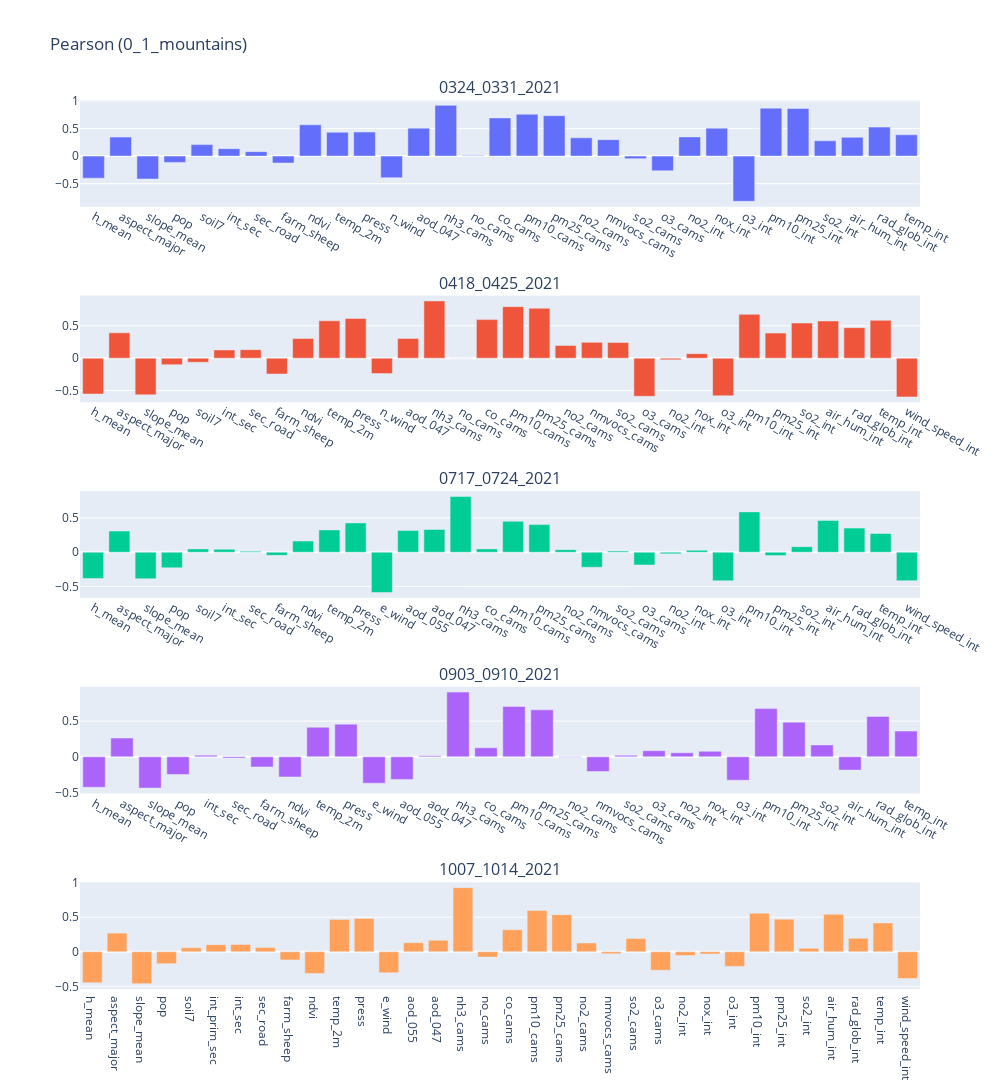
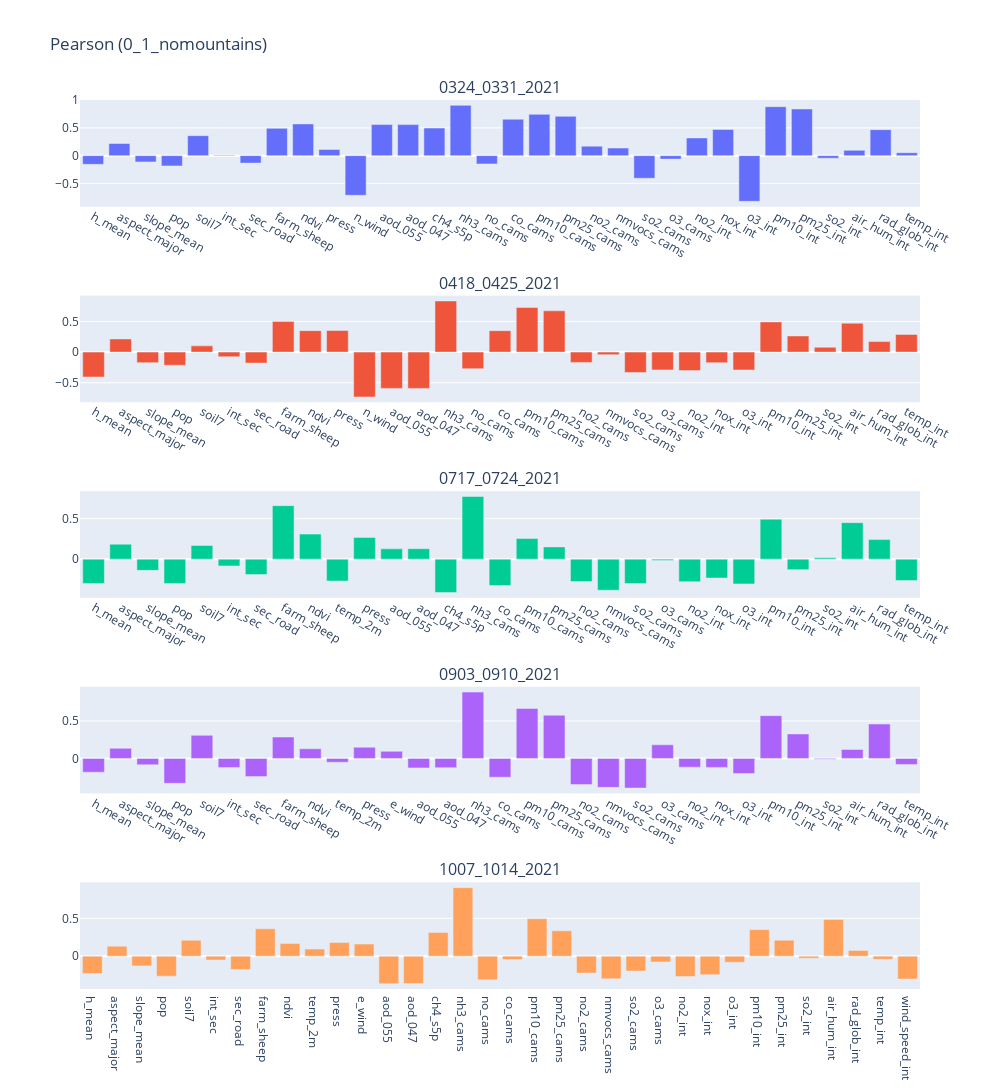
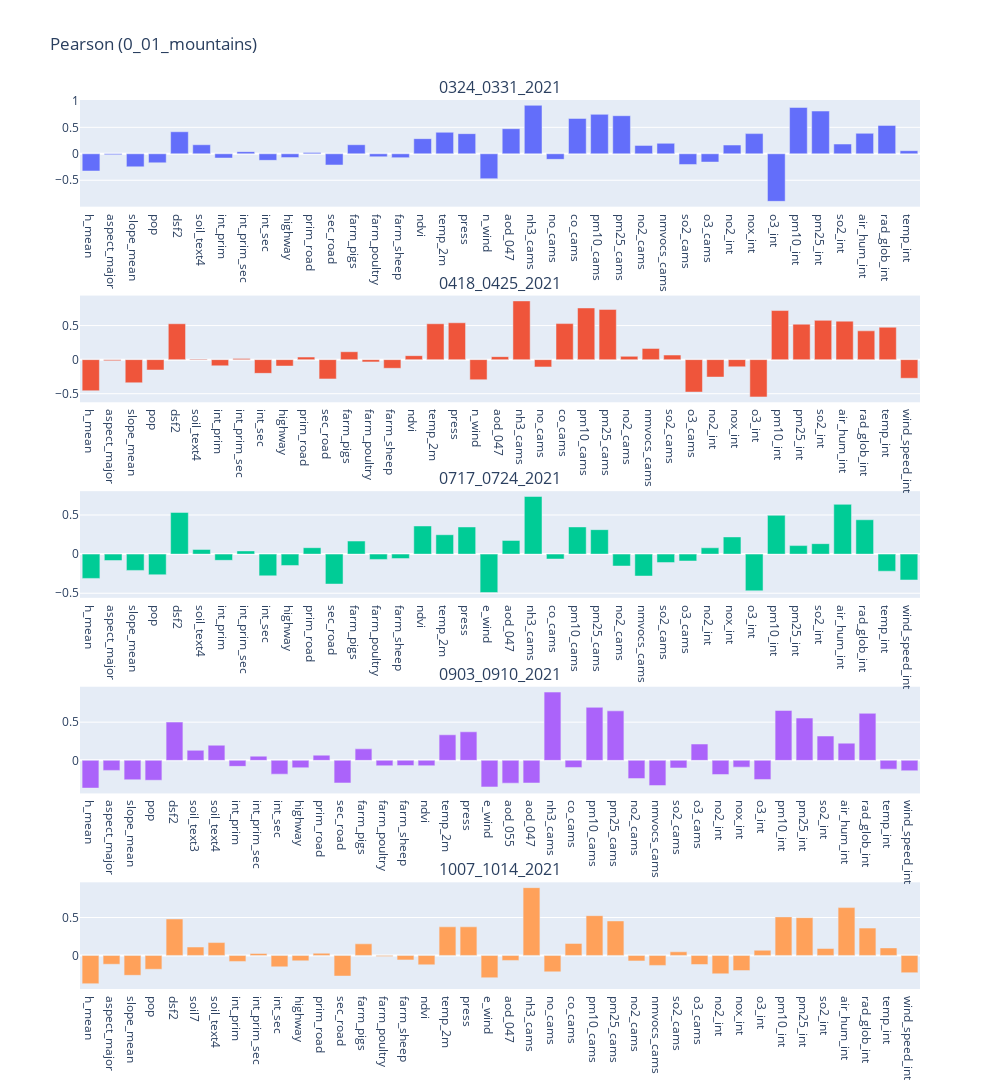
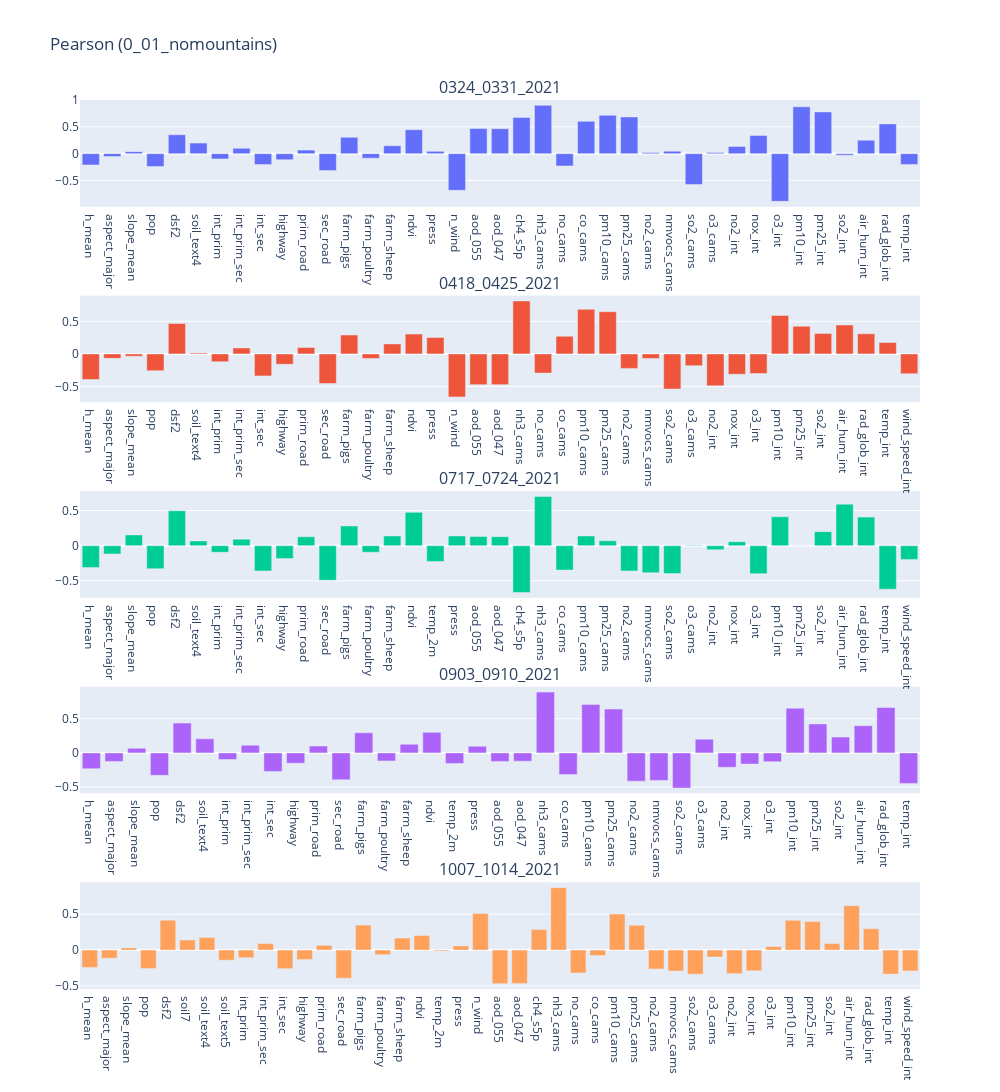

Source (notebook cell) for these figures, in order:
### Markdown cell above
### Pearson results
In this section each barplot of pearson index is shown to better visualize the positive/negative correlation of each variable with respect to the target variable selected.

### Code cell
for par in params:
    dataframes_results = dictionary_results[par]
    fig = make_subplots(rows=5, cols=1, subplot_titles=geopackages)
    for index, grid in enumerate(geopackages):
        labels = dataframes_results[grid]['Features'].tolist()
        values = dataframes_results[grid]['Pearson'].tolist()
        fig.add_trace(go.Bar(x=labels, y=values), row=index+1, col=1)
        fig.update_yaxes(row=index+1, col=1)
        fig.update_xaxes(type="category", row=index+1, col=1)

    fig.update_layout(height=1500, width=1000 , title_text='Pearson (' +par+ ')')
    fig.update_layout(showlegend=False, autosize=True)
    fig.show()
    fig.write_image('assets/fs_results/'+par+target_var+'_pearson.png')

### Figure 1 — Plotly figure (JSON) as saved in the notebook; plotly's stock layout.template omitted (floating-point values rounded to 4 significant figures)
{"data": [{"type": "bar", "x": ["h_mean", "aspect_major", "slope_mean", "pop", "soil7", "int_sec", "sec_road", "farm_sheep", "ndvi", "temp_2m", "press", "n_wind", "aod_047", "nh3_cams", "no_cams", "co_cams", "pm10_cams", "pm25_cams", "no2_cams", "nmvocs_cams", "so2_cams", "o3_cams", "no2_int", "nox_int", "o3_int", "pm10_int", "pm25_int", "so2_int", "air_hum_int", "rad_glob_int", "temp_int"], "xaxis": "x", "y": [-0.4006, 0.3462, -0.4165, -0.1141, 0.2093, 0.1359, 0.08163, -0.1258, 0.5691, 0.4335, 0.4377, -0.3927, 0.5083, 0.9227, 0.01125, 0.6944, 0.7604, 0.7346, 0.3324, 0.2992, -0.046, -0.2667, 0.3495, 0.5073, -0.8217, 0.8719, 0.8647, 0.2789, 0.3425, 0.527, 0.3877], "yaxis": "y"}, {"type": "bar", "x": ["h_mean", "aspect_major", "slope_mean", "pop", "soil7", "int_sec", "sec_road", "farm_sheep", "ndvi", "temp_2m", "press", "n_wind", "aod_047", "nh3_cams", "no_cams", "co_cams", "pm10_cams", "pm25_cams", "no2_cams", "nmvocs_cams", "so2_cams", "o3_cams", "no2_int", "nox_int", "o3_int", "pm10_int", "pm25_int", "so2_int", "air_hum_int", "rad_glob_int", "temp_int", "wind_speed_int"], "xaxis": "x2", "y": [-0.5536, 0.3919, -0.5653, -0.1009, -0.06188, 0.1276, 0.1313, -0.2448, 0.3036, 0.5777, 0.6137, -0.2381, 0.3054, 0.884, -0.0008072, 0.5955, 0.7958, 0.7702, 0.1964, 0.2444, 0.2415, -0.5883, -0.02523, 0.07008, -0.5803, 0.6763, 0.3872, 0.5428, 0.5747, 0.471, 0.5841, -0.5982], "yaxis": "y2"}, {"type": "bar", "x": ["h_mean", "aspect_major", "slope_mean", "pop", "soil7", "int_sec", "sec_road", "farm_sheep", "ndvi", "temp_2m", "press", "e_wind", "aod_055", "aod_047", "nh3_cams", "co_cams", "pm10_cams", "pm25_cams", "no2_cams", "nmvocs_cams", "so2_cams", "o3_cams", "no2_int", "nox_int", "o3_int", "pm10_int", "pm25_int", "so2_int", "air_hum_int", "rad_glob_int", "temp_int", "wind_speed_int"], "xaxis": "x3", "y": [-0.3821, 0.3084, -0.3866, -0.2274, 0.04843, 0.04212, 0.01351, -0.04538, 0.1627, 0.3255, 0.4268, -0.5872, 0.3166, 0.3328, 0.8122, 0.04874, 0.451, 0.4024, 0.03718, -0.2203, 0.01645, -0.1852, -0.02389, 0.02889, -0.4158, 0.5876, -0.04789, 0.08127, 0.4633, 0.3518, 0.2724, -0.4149], "yaxis": "y3"}, {"type": "bar", "x": ["h_mean", "aspect_major", "slope_mean", "pop", "int_sec", "sec_road", "farm_sheep", "ndvi", "temp_2m", "press", "e_wind", "aod_055", "aod_047", "nh3_cams", "co_cams", "pm10_cams", "pm25_cams", "no2_cams", "nmvocs_cams", "so2_cams", "o3_cams", "no2_int", "nox_int", "o3_int", "pm10_int", "pm25_int", "so2_int", "air_hum_int", "rad_glob_int", "temp_int"], "xaxis": "x4", "y": [-0.4261, 0.2623, -0.4376, -0.247, 0.02307, -0.01834, -0.142, -0.2826, 0.414, 0.4573, -0.3689, -0.3162, 0.01634, 0.9058, 0.1261, 0.7057, 0.6576, -0.004751, -0.2056, 0.02118, 0.08576, 0.0574, 0.07718, -0.3275, 0.6748, 0.485, 0.1662, -0.186, 0.5643, 0.3595], "yaxis": "y4"}, {"type": "bar", "x": ["h_mean", "aspect_major", "slope_mean", "pop", "soil7", "int_prim_sec", "int_sec", "sec_road", "farm_sheep", "ndvi", "temp_2m", "press", "e_wind", "aod_055", "aod_047", "nh3_cams", "no_cams", "co_cams", "pm10_cams", "pm25_cams", "no2_cams", "nmvocs_cams", "so2_cams", "o3_cams", "no2_int", "nox_int", "o3_int", "pm10_int", "pm25_int", "so2_int", "air_hum_int", "rad_glob_int", "temp_int", "wind_speed_int"], "xaxis": "x5", "y": [-0.4474, 0.2695, -0.4608, -0.1727, 0.05779, 0.1032, 0.1066, 0.06068, -0.1171, -0.3133, 0.4649, 0.4822, -0.3034, 0.1305, 0.1663, 0.9265, -0.07723, 0.3179, 0.5966, 0.5367, 0.1272, -0.02762, 0.192, -0.2665, -0.05502, -0.03193, -0.2112, 0.5561, 0.4716, 0.04943, 0.5418, 0.1949, 0.4174, -0.3856], "yaxis": "y5"}], "layout": {"annotations": [{"font": {"size": 16}, "showarrow": false, "text": "0324_0331_2021", "x": 0.5, "xanchor": "center", "xref": "paper", "y": 1, "yanchor": "bottom", "yref": "paper"}, {"font": {"size": 16}, "showarrow": false, "text": "0418_0425_2021", "x": 0.5, "xanchor": "center", "xref": "paper", "y": 0.78, "yanchor": "bottom", "yref": "paper"}, {"font": {"size": 16}, "showarrow": false, "text": "0717_0724_2021", "x": 0.5, "xanchor": "center", "xref": "paper", "y": 0.56, "yanchor": "bottom", "yref": "paper"}, {"font": {"size": 16}, "showarrow": false, "text": "0903_0910_2021", "x": 0.5, "xanchor": "center", "xref": "paper", "y": 0.34, "yanchor": "bottom", "yref": "paper"}, {"font": {"size": 16}, "showarrow": false, "text": "1007_1014_2021", "x": 0.5, "xanchor": "center", "xref": "paper", "y": 0.12, "yanchor": "bottom", "yref": "paper"}], "autosize": true, "height": 1500, "showlegend": false, "title": {"text": "Pearson (0_1_mountains)"}, "width": 1000, "xaxis": {"anchor": "y", "autorange": true, "domain": [0, 1], "range": [-0.5, 30.5], "type": "category"}, "xaxis2": {"anchor": "y2", "autorange": true, "domain": [0, 1], "range": [-0.5, 31.5], "type": "category"}, "xaxis3": {"anchor": "y3", "autorange": true, "domain": [0, 1], "range": [-0.5, 31.5], "type": "category"}, "xaxis4": {"anchor": "y4", "autorange": true, "domain": [0, 1], "range": [-0.5, 29.5], "type": "category"}, "xaxis5": {"anchor": "y5", "autorange": true, "domain": [0, 1], "range": [-0.5, 33.5], "type": "category"}, "yaxis": {"anchor": "x", "autorange": true, "domain": [0.88, 1], "range": [-0.9186, 1.02], "type": "linear"}, "yaxis2": {"anchor": "x2", "autorange": true, "domain": [0.66, 0.78], "range": [-0.6805, 0.9664], "type": "linear"}, "yaxis3": {"anchor": "x3", "autorange": true, "domain": [0.44, 0.56], "range": [-0.6649, 0.8899], "type": "linear"}, "yaxis4": {"anchor": "x4", "autorange": true, "domain": [0.22, 0.34], "range": [-0.5123, 0.9805], "type": "linear"}, "yaxis5": {"anchor": "x5", "autorange": true, "domain": [0, 0.12], "range": [-0.5379, 1.004], "type": "linear"}}}

### Figure 2 — Plotly figure (JSON) as saved in the notebook; plotly's stock layout.template omitted (floating-point values rounded to 4 significant figures)
{"data": [{"type": "bar", "x": ["h_mean", "aspect_major", "slope_mean", "pop", "soil7", "int_sec", "sec_road", "farm_sheep", "ndvi", "press", "n_wind", "aod_055", "aod_047", "ch4_s5p", "nh3_cams", "no_cams", "co_cams", "pm10_cams", "pm25_cams", "no2_cams", "nmvocs_cams", "so2_cams", "o3_cams", "no2_int", "nox_int", "o3_int", "pm10_int", "pm25_int", "so2_int", "air_hum_int", "rad_glob_int", "temp_int"], "xaxis": "x", "y": [-0.1571, 0.2188, -0.113, -0.1856, 0.3606, 0.007972, -0.1353, 0.492, 0.572, 0.1122, -0.7163, 0.5604, 0.5596, 0.498, 0.9077, -0.15, 0.6572, 0.745, 0.7099, 0.1709, 0.1367, -0.409, -0.06306, 0.3196, 0.4732, -0.8253, 0.8834, 0.8419, -0.04703, 0.09577, 0.469, 0.05268], "yaxis": "y"}, {"type": "bar", "x": ["h_mean", "aspect_major", "slope_mean", "pop", "soil7", "int_sec", "sec_road", "farm_sheep", "ndvi", "press", "n_wind", "aod_055", "aod_047", "nh3_cams", "no_cams", "co_cams", "pm10_cams", "pm25_cams", "no2_cams", "nmvocs_cams", "so2_cams", "o3_cams", "no2_int", "nox_int", "o3_int", "pm10_int", "pm25_int", "so2_int", "air_hum_int", "rad_glob_int", "temp_int"], "xaxis": "x2", "y": [-0.4065, 0.215, -0.1721, -0.2145, 0.1019, -0.07629, -0.1791, 0.5004, 0.3497, 0.3522, -0.7313, -0.592, -0.5921, 0.8352, -0.2712, 0.3499, 0.7279, 0.6741, -0.1682, -0.04121, -0.3325, -0.2914, -0.3015, -0.1731, -0.2921, 0.4931, 0.2635, 0.07931, 0.4719, 0.1723, 0.2883], "yaxis": "y2"}, {"type": "bar", "x": ["h_mean", "aspect_major", "slope_mean", "pop", "soil7", "int_sec", "sec_road", "farm_sheep", "ndvi", "temp_2m", "press", "aod_055", "aod_047", "ch4_s5p", "nh3_cams", "co_cams", "pm10_cams", "pm25_cams", "no2_cams", "nmvocs_cams", "so2_cams", "o3_cams", "no2_int", "nox_int", "o3_int", "pm10_int", "pm25_int", "so2_int", "air_hum_int", "rad_glob_int", "temp_int"], "xaxis": "x3", "y": [-0.3003, 0.1849, -0.1389, -0.3006, 0.1689, -0.08376, -0.1913, 0.6611, 0.3096, -0.27, 0.2692, 0.1276, 0.1292, -0.4126, 0.7748, -0.3259, 0.2549, 0.1514, -0.2764, -0.384, -0.3019, -0.01666, -0.2795, -0.2335, -0.3065, 0.494, -0.1303, 0.01641, 0.4514, 0.2425, -0.2651], "yaxis": "y3"}, {"type": "bar", "x": ["h_mean", "aspect_major", "slope_mean", "pop", "soil7", "int_sec", "sec_road", "farm_sheep", "ndvi", "temp_2m", "press", "e_wind", "aod_055", "aod_047", "nh3_cams", "co_cams", "pm10_cams", "pm25_cams", "no2_cams", "nmvocs_cams", "so2_cams", "o3_cams", "no2_int", "nox_int", "o3_int", "pm10_int", "pm25_int", "so2_int", "air_hum_int", "rad_glob_int", "temp_int"], "xaxis": "x4", "y": [-0.1836, 0.1347, -0.08472, -0.3322, 0.3087, -0.1219, -0.2424, 0.2857, 0.1287, -0.05125, 0.1496, 0.0947, -0.1263, -0.1228, 0.8857, -0.2509, 0.667, 0.5772, -0.3492, -0.3864, -0.3959, 0.1826, -0.1171, -0.1201, -0.2016, 0.5711, 0.327, -0.01253, 0.1196, 0.4596, -0.08156], "yaxis": "y4"}, {"type": "bar", "x": ["h_mean", "aspect_major", "slope_mean", "pop", "soil7", "int_sec", "sec_road", "farm_sheep", "ndvi", "temp_2m", "press", "e_wind", "aod_055", "aod_047", "ch4_s5p", "nh3_cams", "no_cams", "co_cams", "pm10_cams", "pm25_cams", "no2_cams", "nmvocs_cams", "so2_cams", "o3_cams", "no2_int", "nox_int", "o3_int", "pm10_int", "pm25_int", "so2_int", "air_hum_int", "rad_glob_int", "temp_int", "wind_speed_int"], "xaxis": "x5", "y": [-0.23, 0.1317, -0.1296, -0.266, 0.2105, -0.05083, -0.1761, 0.3613, 0.1665, 0.09311, 0.1814, 0.1598, -0.3645, -0.3629, 0.3132, 0.9062, -0.3137, -0.04563, 0.4942, 0.335, -0.2231, -0.3003, -0.1968, -0.07733, -0.2699, -0.2459, -0.08176, 0.3502, 0.2107, -0.0271, 0.485, 0.07467, -0.04118, -0.3028], "yaxis": "y5"}], "layout": {"annotations": [{"font": {"size": 16}, "showarrow": false, "text": "0324_0331_2021", "x": 0.5, "xanchor": "center", "xref": "paper", "y": 1, "yanchor": "bottom", "yref": "paper"}, {"font": {"size": 16}, "showarrow": false, "text": "0418_0425_2021", "x": 0.5, "xanchor": "center", "xref": "paper", "y": 0.78, "yanchor": "bottom", "yref": "paper"}, {"font": {"size": 16}, "showarrow": false, "text": "0717_0724_2021", "x": 0.5, "xanchor": "center", "xref": "paper", "y": 0.56, "yanchor": "bottom", "yref": "paper"}, {"font": {"size": 16}, "showarrow": false, "text": "0903_0910_2021", "x": 0.5, "xanchor": "center", "xref": "paper", "y": 0.34, "yanchor": "bottom", "yref": "paper"}, {"font": {"size": 16}, "showarrow": false, "text": "1007_1014_2021", "x": 0.5, "xanchor": "center", "xref": "paper", "y": 0.12, "yanchor": "bottom", "yref": "paper"}], "autosize": true, "height": 1500, "showlegend": false, "title": {"text": "Pearson (0_1_nomountains)"}, "width": 1000, "xaxis": {"anchor": "y", "autorange": true, "domain": [0, 1], "range": [-0.5, 31.5], "type": "category"}, "xaxis2": {"anchor": "y2", "autorange": true, "domain": [0, 1], "range": [-0.5, 30.5], "type": "category"}, "xaxis3": {"anchor": "y3", "autorange": true, "domain": [0, 1], "range": [-0.5, 30.5], "type": "category"}, "xaxis4": {"anchor": "y4", "autorange": true, "domain": [0, 1], "range": [-0.5, 30.5], "type": "category"}, "xaxis5": {"anchor": "y5", "autorange": true, "domain": [0, 1], "range": [-0.5, 33.5], "type": "category"}, "yaxis": {"anchor": "x", "autorange": true, "domain": [0.88, 1], "range": [-0.9215, 1.004], "type": "linear"}, "yaxis2": {"anchor": "x2", "autorange": true, "domain": [0.66, 0.78], "range": [-0.8184, 0.9222], "type": "linear"}, "yaxis3": {"anchor": "x3", "autorange": true, "domain": [0.44, 0.56], "range": [-0.4786, 0.8408], "type": "linear"}, "yaxis4": {"anchor": "x4", "autorange": true, "domain": [0.22, 0.34], "range": [-0.4671, 0.957], "type": "linear"}, "yaxis5": {"anchor": "x5", "autorange": true, "domain": [0, 0.12], "range": [-0.4351, 0.9768], "type": "linear"}}}

### Figure 3 — Plotly figure (JSON) as saved in the notebook; plotly's stock layout.template omitted (floating-point values rounded to 4 significant figures)
{"data": [{"type": "bar", "x": ["h_mean", "aspect_major", "slope_mean", "pop", "dsf2", "soil_text4", "int_prim", "int_prim_sec", "int_sec", "highway", "prim_road", "sec_road", "farm_pigs", "farm_poultry", "farm_sheep", "ndvi", "temp_2m", "press", "n_wind", "aod_047", "nh3_cams", "no_cams", "co_cams", "pm10_cams", "pm25_cams", "no2_cams", "nmvocs_cams", "so2_cams", "o3_cams", "no2_int", "nox_int", "o3_int", "pm10_int", "pm25_int", "so2_int", "air_hum_int", "rad_glob_int", "temp_int"], "xaxis": "x", "y": [-0.3253, -0.01817, -0.2465, -0.1704, 0.4166, 0.1709, -0.08013, 0.04, -0.1239, -0.07223, 0.0263, -0.2113, 0.1715, -0.05642, -0.07279, 0.286, 0.4063, 0.3805, -0.4702, 0.4745, 0.9158, -0.1051, 0.6681, 0.7454, 0.7197, 0.1588, 0.1976, -0.2023, -0.1562, 0.1655, 0.3813, -0.8988, 0.8753, 0.8076, 0.1842, 0.3868, 0.537, 0.0585], "yaxis": "y"}, {"type": "bar", "x": ["h_mean", "aspect_major", "slope_mean", "pop", "dsf2", "soil_text4", "int_prim", "int_prim_sec", "int_sec", "highway", "prim_road", "sec_road", "farm_pigs", "farm_poultry", "farm_sheep", "ndvi", "temp_2m", "press", "n_wind", "aod_047", "nh3_cams", "no_cams", "co_cams", "pm10_cams", "pm25_cams", "no2_cams", "nmvocs_cams", "so2_cams", "o3_cams", "no2_int", "nox_int", "o3_int", "pm10_int", "pm25_int", "so2_int", "air_hum_int", "rad_glob_int", "temp_int", "wind_speed_int"], "xaxis": "x2", "y": [-0.4566, -0.01589, -0.3396, -0.1525, 0.5268, 0.007687, -0.09097, 0.01496, -0.2013, -0.094, 0.03769, -0.2827, 0.1163, -0.03301, -0.1269, 0.05835, 0.5269, 0.5412, -0.295, 0.04423, 0.8621, -0.1069, 0.5293, 0.7586, 0.7379, 0.04848, 0.1649, 0.06755, -0.476, -0.2559, -0.1054, -0.5474, 0.7209, 0.5205, 0.5766, 0.565, 0.423, 0.4761, -0.2731], "yaxis": "y2"}, {"type": "bar", "x": ["h_mean", "aspect_major", "slope_mean", "pop", "dsf2", "soil_text4", "int_prim", "int_prim_sec", "int_sec", "highway", "prim_road", "sec_road", "farm_pigs", "farm_poultry", "farm_sheep", "ndvi", "temp_2m", "press", "e_wind", "aod_047", "nh3_cams", "co_cams", "pm10_cams", "pm25_cams", "no2_cams", "nmvocs_cams", "so2_cams", "o3_cams", "no2_int", "nox_int", "o3_int", "pm10_int", "pm25_int", "so2_int", "air_hum_int", "rad_glob_int", "temp_int", "wind_speed_int"], "xaxis": "x3", "y": [-0.3105, -0.08161, -0.2083, -0.2636, 0.5327, 0.05982, -0.07956, 0.04102, -0.2779, -0.1451, 0.082, -0.3825, 0.1668, -0.06794, -0.05712, 0.3595, 0.2478, 0.347, -0.4905, 0.1749, 0.7362, -0.0629, 0.3474, 0.3126, -0.1522, -0.2801, -0.1077, -0.08802, 0.08113, 0.2195, -0.469, 0.4955, 0.1091, 0.1335, 0.636, 0.4387, -0.2183, -0.3304], "yaxis": "y3"}, {"type": "bar", "x": ["h_mean", "aspect_major", "slope_mean", "pop", "dsf2", "soil_text3", "soil_text4", "int_prim", "int_prim_sec", "int_sec", "highway", "prim_road", "sec_road", "farm_pigs", "farm_poultry", "farm_sheep", "ndvi", "temp_2m", "press", "e_wind", "aod_055", "aod_047", "nh3_cams", "co_cams", "pm10_cams", "pm25_cams", "no2_cams", "nmvocs_cams", "so2_cams", "o3_cams", "no2_int", "nox_int", "o3_int", "pm10_int", "pm25_int", "so2_int", "air_hum_int", "rad_glob_int", "temp_int", "wind_speed_int"], "xaxis": "x4", "y": [-0.3626, -0.131, -0.2537, -0.26, 0.5007, 0.1317, 0.1982, -0.07837, 0.05507, -0.1803, -0.09661, 0.06805, -0.2955, 0.1504, -0.07071, -0.06839, -0.06996, 0.3345, 0.3738, -0.3477, -0.2981, -0.2959, 0.8936, -0.09243, 0.694, 0.6479, -0.2384, -0.3297, -0.09923, 0.2138, -0.1855, -0.08844, -0.2501, 0.6529, 0.5534, 0.3186, 0.2252, 0.6158, -0.1146, -0.1353], "yaxis": "y4"}, {"type": "bar", "x": ["h_mean", "aspect_major", "slope_mean", "pop", "dsf2", "soil7", "soil_text4", "int_prim", "int_prim_sec", "int_sec", "highway", "prim_road", "sec_road", "farm_pigs", "farm_poultry", "farm_sheep", "ndvi", "temp_2m", "press", "e_wind", "aod_047", "nh3_cams", "no_cams", "co_cams", "pm10_cams", "pm25_cams", "no2_cams", "nmvocs_cams", "so2_cams", "o3_cams", "no2_int", "nox_int", "o3_int", "pm10_int", "pm25_int", "so2_int", "air_hum_int", "rad_glob_int", "temp_int", "wind_speed_int"], "xaxis": "x5", "y": [-0.3723, -0.1162, -0.262, -0.1822, 0.4805, 0.1108, 0.1694, -0.07927, 0.0255, -0.1508, -0.07131, 0.02851, -0.272, 0.1529, -0.01419, -0.05925, -0.1236, 0.3768, 0.377, -0.2942, -0.06623, 0.8934, -0.2165, 0.1584, 0.5241, 0.4546, -0.07224, -0.1317, 0.0478, -0.1198, -0.2421, -0.2001, 0.06794, 0.5082, 0.498, 0.09099, 0.6305, 0.36, 0.09907, -0.2275], "yaxis": "y5"}], "layout": {"annotations": [{"font": {"size": 16}, "showarrow": false, "text": "0324_0331_2021", "x": 0.5, "xanchor": "center", "xref": "paper", "y": 1, "yanchor": "bottom", "yref": "paper"}, {"font": {"size": 16}, "showarrow": false, "text": "0418_0425_2021", "x": 0.5, "xanchor": "center", "xref": "paper", "y": 0.78, "yanchor": "bottom", "yref": "paper"}, {"font": {"size": 16}, "showarrow": false, "text": "0717_0724_2021", "x": 0.5, "xanchor": "center", "xref": "paper", "y": 0.56, "yanchor": "bottom", "yref": "paper"}, {"font": {"size": 16}, "showarrow": false, "text": "0903_0910_2021", "x": 0.5, "xanchor": "center", "xref": "paper", "y": 0.34, "yanchor": "bottom", "yref": "paper"}, {"font": {"size": 16}, "showarrow": false, "text": "1007_1014_2021", "x": 0.5, "xanchor": "center", "xref": "paper", "y": 0.12, "yanchor": "bottom", "yref": "paper"}], "autosize": true, "height": 1500, "showlegend": false, "title": {"text": "Pearson (0_01_mountains)"}, "width": 1000, "xaxis": {"anchor": "y", "autorange": true, "domain": [0, 1], "range": [-0.5, 37.5], "type": "category"}, "xaxis2": {"anchor": "y2", "autorange": true, "domain": [0, 1], "range": [-0.5, 38.5], "type": "category"}, "xaxis3": {"anchor": "y3", "autorange": true, "domain": [0, 1], "range": [-0.5, 37.5], "type": "category"}, "xaxis4": {"anchor": "y4", "autorange": true, "domain": [0, 1], "range": [-0.5, 39.5], "type": "category"}, "xaxis5": {"anchor": "y5", "autorange": true, "domain": [0, 1], "range": [-0.5, 39.5], "type": "category"}, "yaxis": {"anchor": "x", "autorange": true, "domain": [0.88, 1], "range": [-0.9996, 1.017], "type": "linear"}, "yaxis2": {"anchor": "x2", "autorange": true, "domain": [0.66, 0.78], "range": [-0.6257, 0.9404], "type": "linear"}, "yaxis3": {"anchor": "x3", "autorange": true, "domain": [0.44, 0.56], "range": [-0.5586, 0.8043], "type": "linear"}, "yaxis4": {"anchor": "x4", "autorange": true, "domain": [0.22, 0.34], "range": [-0.4324, 0.9634], "type": "linear"}, "yaxis5": {"anchor": "x5", "autorange": true, "domain": [0, 0.12], "range": [-0.4426, 0.9638], "type": "linear"}}}

### Figure 4 — Plotly figure (JSON) as saved in the notebook; plotly's stock layout.template omitted (floating-point values rounded to 4 significant figures)
{"data": [{"type": "bar", "x": ["h_mean", "aspect_major", "slope_mean", "pop", "dsf2", "soil_text4", "int_prim", "int_prim_sec", "int_sec", "highway", "prim_road", "sec_road", "farm_pigs", "farm_poultry", "farm_sheep", "ndvi", "press", "n_wind", "aod_055", "aod_047", "ch4_s5p", "nh3_cams", "no_cams", "co_cams", "pm10_cams", "pm25_cams", "no2_cams", "nmvocs_cams", "so2_cams", "o3_cams", "no2_int", "nox_int", "o3_int", "pm10_int", "pm25_int", "so2_int", "air_hum_int", "rad_glob_int", "temp_int"], "xaxis": "x", "y": [-0.2121, -0.05424, 0.03688, -0.2396, 0.3525, 0.1967, -0.09766, 0.09942, -0.2041, -0.1128, 0.06582, -0.3155, 0.3046, -0.08428, 0.1469, 0.4468, 0.04251, -0.6841, 0.469, 0.4652, 0.6762, 0.901, -0.2297, 0.6022, 0.7146, 0.6848, 0.02252, 0.04663, -0.5749, 0.01973, 0.1342, 0.3402, -0.8898, 0.8734, 0.7782, -0.02961, 0.252, 0.5542, -0.2012], "yaxis": "y"}, {"type": "bar", "x": ["h_mean", "aspect_major", "slope_mean", "pop", "dsf2", "soil_text4", "int_prim", "int_prim_sec", "int_sec", "highway", "prim_road", "sec_road", "farm_pigs", "farm_poultry", "farm_sheep", "ndvi", "press", "n_wind", "aod_055", "aod_047", "nh3_cams", "no_cams", "co_cams", "pm10_cams", "pm25_cams", "no2_cams", "nmvocs_cams", "so2_cams", "o3_cams", "no2_int", "nox_int", "o3_int", "pm10_int", "pm25_int", "so2_int", "air_hum_int", "rad_glob_int", "temp_int", "wind_speed_int"], "xaxis": "x2", "y": [-0.3936, -0.06885, -0.03502, -0.2578, 0.4669, 0.01239, -0.1213, 0.09068, -0.3382, -0.1602, 0.09916, -0.4562, 0.2905, -0.07025, 0.1536, 0.304, 0.2512, -0.6615, -0.4728, -0.4728, 0.814, -0.2953, 0.2712, 0.6845, 0.6485, -0.2232, -0.06976, -0.5404, -0.1816, -0.4905, -0.3129, -0.3013, 0.5903, 0.4236, 0.3146, 0.444, 0.3087, 0.175, -0.3051], "yaxis": "y2"}, {"type": "bar", "x": ["h_mean", "aspect_major", "slope_mean", "pop", "dsf2", "soil_text4", "int_prim", "int_prim_sec", "int_sec", "highway", "prim_road", "sec_road", "farm_pigs", "farm_poultry", "farm_sheep", "ndvi", "temp_2m", "press", "aod_055", "aod_047", "ch4_s5p", "nh3_cams", "co_cams", "pm10_cams", "pm25_cams", "no2_cams", "nmvocs_cams", "so2_cams", "o3_cams", "no2_int", "nox_int", "o3_int", "pm10_int", "pm25_int", "so2_int", "air_hum_int", "rad_glob_int", "temp_int", "wind_speed_int"], "xaxis": "x3", "y": [-0.3117, -0.117, 0.1531, -0.3278, 0.4978, 0.06799, -0.09402, 0.09308, -0.3598, -0.1837, 0.1273, -0.4922, 0.2815, -0.09261, 0.1386, 0.4747, -0.2241, 0.1383, 0.1309, 0.129, -0.6667, 0.7006, -0.3478, 0.1382, 0.06902, -0.3596, -0.3845, -0.3963, 0.005664, -0.05684, 0.05642, -0.3984, 0.4123, -0.0003165, 0.1998, 0.5916, 0.4069, -0.6194, -0.1952], "yaxis": "y3"}, {"type": "bar", "x": ["h_mean", "aspect_major", "slope_mean", "pop", "dsf2", "soil_text4", "int_prim", "int_prim_sec", "int_sec", "highway", "prim_road", "sec_road", "farm_pigs", "farm_poultry", "farm_sheep", "ndvi", "temp_2m", "press", "aod_055", "aod_047", "nh3_cams", "co_cams", "pm10_cams", "pm25_cams", "no2_cams", "nmvocs_cams", "so2_cams", "o3_cams", "no2_int", "nox_int", "o3_int", "pm10_int", "pm25_int", "so2_int", "air_hum_int", "rad_glob_int", "temp_int"], "xaxis": "x4", "y": [-0.2313, -0.1253, 0.06846, -0.3291, 0.4369, 0.2062, -0.09788, 0.1125, -0.2712, -0.1509, 0.1007, -0.3942, 0.2948, -0.118, 0.1262, 0.3012, -0.1557, 0.09677, -0.1245, -0.1207, 0.8906, -0.3177, 0.7101, 0.6424, -0.4143, -0.4028, -0.5155, 0.2009, -0.2116, -0.1639, -0.1294, 0.6535, 0.4246, 0.2322, 0.3988, 0.6648, -0.4469], "yaxis": "y4"}, {"type": "bar", "x": ["h_mean", "aspect_major", "slope_mean", "pop", "dsf2", "soil7", "soil_text4", "soil_text5", "int_prim", "int_prim_sec", "int_sec", "highway", "prim_road", "sec_road", "farm_pigs", "farm_poultry", "farm_sheep", "ndvi", "temp_2m", "press", "n_wind", "aod_055", "aod_047", "ch4_s5p", "nh3_cams", "no_cams", "co_cams", "pm10_cams", "pm25_cams", "no2_cams", "nmvocs_cams", "so2_cams", "o3_cams", "no2_int", "nox_int", "o3_int", "pm10_int", "pm25_int", "so2_int", "air_hum_int", "rad_glob_int", "temp_int", "wind_speed_int"], "xaxis": "x5", "y": [-0.2432, -0.1127, 0.03105, -0.2584, 0.4179, 0.1418, 0.1771, -0.1412, -0.1063, 0.09181, -0.2587, -0.1325, 0.06629, -0.3929, 0.3495, -0.06389, 0.1686, 0.2034, -0.01154, 0.05871, 0.5092, -0.4684, -0.4678, 0.2891, 0.8715, -0.3185, -0.07533, 0.5024, 0.3461, -0.2641, -0.2928, -0.3355, -0.0972, -0.3286, -0.2898, 0.0503, 0.4157, 0.3982, 0.09121, 0.6206, 0.2983, -0.3345, -0.2918], "yaxis": "y5"}], "layout": {"annotations": [{"font": {"size": 16}, "showarrow": false, "text": "0324_0331_2021", "x": 0.5, "xanchor": "center", "xref": "paper", "y": 1, "yanchor": "bottom", "yref": "paper"}, {"font": {"size": 16}, "showarrow": false, "text": "0418_0425_2021", "x": 0.5, "xanchor": "center", "xref": "paper", "y": 0.78, "yanchor": "bottom", "yref": "paper"}, {"font": {"size": 16}, "showarrow": false, "text": "0717_0724_2021", "x": 0.5, "xanchor": "center", "xref": "paper", "y": 0.56, "yanchor": "bottom", "yref": "paper"}, {"font": {"size": 16}, "showarrow": false, "text": "0903_0910_2021", "x": 0.5, "xanchor": "center", "xref": "paper", "y": 0.34, "yanchor": "bottom", "yref": "paper"}, {"font": {"size": 16}, "showarrow": false, "text": "1007_1014_2021", "x": 0.5, "xanchor": "center", "xref": "paper", "y": 0.12, "yanchor": "bottom", "yref": "paper"}], "autosize": true, "height": 1500, "showlegend": false, "title": {"text": "Pearson (0_01_nomountains)"}, "width": 1000, "xaxis": {"anchor": "y", "autorange": true, "domain": [0, 1], "range": [-0.5, 38.5], "type": "category"}, "xaxis2": {"anchor": "y2", "autorange": true, "domain": [0, 1], "range": [-0.5, 38.5], "type": "category"}, "xaxis3": {"anchor": "y3", "autorange": true, "domain": [0, 1], "range": [-0.5, 38.5], "type": "category"}, "xaxis4": {"anchor": "y4", "autorange": true, "domain": [0, 1], "range": [-0.5, 36.5], "type": "category"}, "xaxis5": {"anchor": "y5", "autorange": true, "domain": [0, 1], "range": [-0.5, 42.5], "type": "category"}, "yaxis": {"anchor": "x", "autorange": true, "domain": [0.88, 1], "range": [-0.9892, 1.001], "type": "linear"}, "yaxis2": {"anchor": "x2", "autorange": true, "domain": [0.66, 0.78], "range": [-0.7435, 0.896], "type": "linear"}, "yaxis3": {"anchor": "x3", "autorange": true, "domain": [0.44, 0.56], "range": [-0.7426, 0.7765], "type": "linear"}, "yaxis4": {"anchor": "x4", "autorange": true, "domain": [0.22, 0.34], "range": [-0.5936, 0.9687], "type": "linear"}, "yaxis5": {"anchor": "x5", "autorange": true, "domain": [0, 0.12], "range": [-0.5429, 0.9459], "type": "linear"}}}
